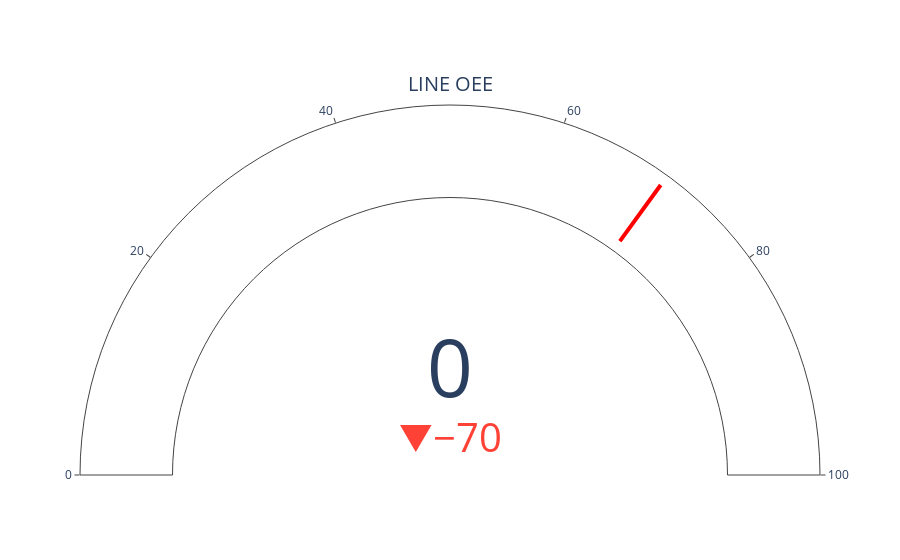

The code cell stored with this chart in its notebook:
### Code cell
if line_time_diff<480:
    fbc= line_csv_without_dash._get_value(1,3, takeable = True)
    fbc = float(fbc)
    oee=(fbc*84)/(500*line_time_diff)
    line_oee(oee)
    
   
            
        
        
    
    
if line_time_diff>480 and line_time_diff<960:
    fbc= line_csv_without_dash._get_value(1,3, takeable = True)
    fbc = float(fbc)
    oee=(fbc*84)/(500*(line_time_diff-480))
    line_oee(oee)
    
        
        
if line_time_diff>960:
    fbc= line_csv_without_dash._get_value(1,3, takeable = True)
    fbc = float(fbc)
    oee=(fbc*84)/(500*(line_time_diff-960))
    line_oee(oee)

### Figure 1 — Plotly figure (JSON) as saved in the notebook; plotly's stock layout.template omitted (floating-point values rounded to 4 significant figures)
{"data": [{"delta": {"reference": 70}, "domain": {"x": [0, 1], "y": [0, 1]}, "gauge": {"axis": {"range": [0, 100]}, "threshold": {"line": {"color": "red", "width": 4}, "thickness": 0.75, "value": 70}}, "mode": "gauge+number+delta", "title": {"text": "LINE OEE"}, "type": "indicator", "value": 0}], "layout": {}}
